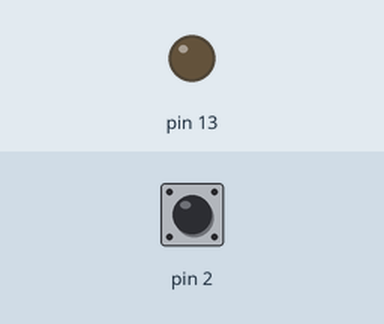
This sketch was run on a simulated Arduino Uno, built with avr-gcc and run on an emulated ATmega328P. Parts: output pins drawn as LEDs (lit = HIGH). The inputs (shaded band) are chosen by the test bench; at power-on: pin 2 HIGH.

Above: at 1.2 s.
1.3 s: pin 2 pulled LOW for 0.15 s
At 1.8 s:
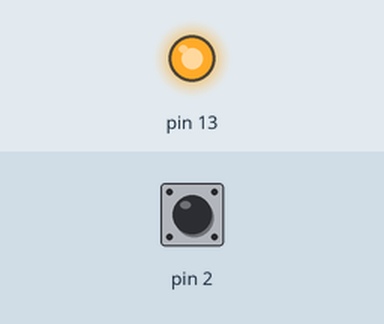
2.9 s: pin 2 pulled LOW for 1 s
At 4.2 s:
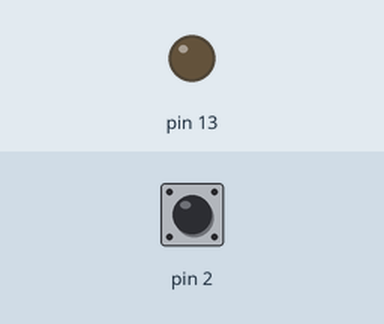
5.4 s: pin 2 pulled LOW for 3.2 s
At 6.1 s:
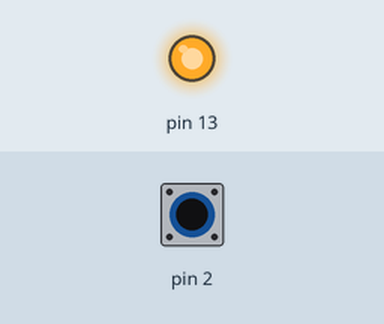
Timing chart, 0 to 8.4 s (numbered marks = the images above; inputs shaded):
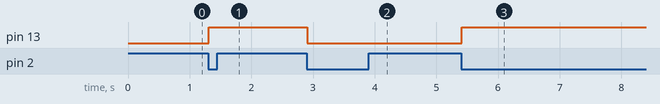

The sketch:

Lutai_Yevhenii_TI_71_LABA1.ino
```cpp
boolean buttonWasUp = true;
boolean ledEnabled = false;

void setup() {
  pinMode(13, OUTPUT);
  pinMode(2, INPUT_PULLUP);
}

void loop() {

   boolean buttonIsUp = digitalRead(2);
     if (buttonWasUp && !buttonIsUp) {
      delay(10);

    buttonIsUp = digitalRead(2);

       if (!buttonIsUp) {
         ledEnabled = !ledEnabled;
         digitalWrite(13, ledEnabled);
      }
   }
    buttonWasUp = buttonIsUp;
}
```

Measured:
- after the input at 1.3 s, pin 13: LOW → HIGH at once
- after the input at 2.9 s, pin 13: HIGH → LOW at once
- after the input at 5.4 s, pin 13: LOW → HIGH at once
